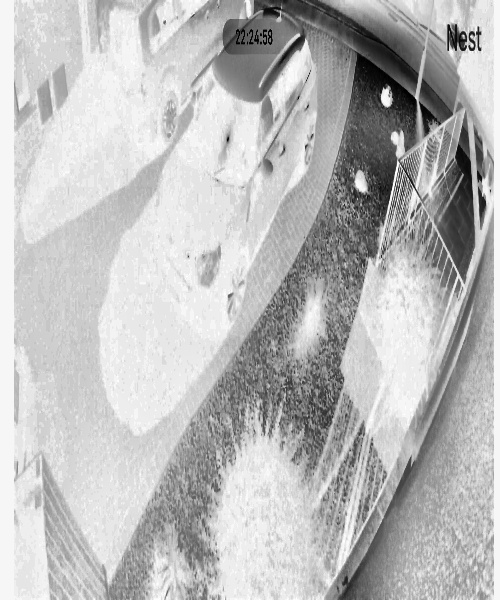
#> input picture images_saved/inv_result_1620401799.2509215.jpg, 500 x 600 px; its folder holds only this picture in this run
$ python kontrasin.py --image images_saved/inv_result_1620401799.2509215.jpg
#> lines starting #> are read from the running program, lines starting #| are printed output that depends on the picture
#!/usr/bin/env python3
#Author: Erzaf

import sys, os
import cv2
import numpy as np
import argparse
import pyfiglet
import time

kontrasin = pyfiglet.figlet_format("KONTRASIN")
print(kontrasin,'By Erzaf. [Version BETA 1.0]')

pathname = os.path.dirname(sys.argv[0])
path = os.path.abspath(pathname)
time = time.time()

ap = argparse.ArgumentParser()
ap.add_argument("-i", "--image",
                required=True,
                help="Path to image, e.g: ./path/to/image.jpg")
args = vars(ap.parse_args())

image = cv2.imread(args["image"])
#> image is the input picture: shape (600, 500, 3); min 0, max 255, mean 186.9
image = cv2.resize(image, (500, 600))                               #Adjust it yourself
image_bw = cv2.cvtColor(image, cv2.COLOR_BGR2GRAY)
clahe = cv2.createCLAHE(clipLimit=8.0, tileGridSize=(8,8))
konImg = clahe.apply(image_bw)
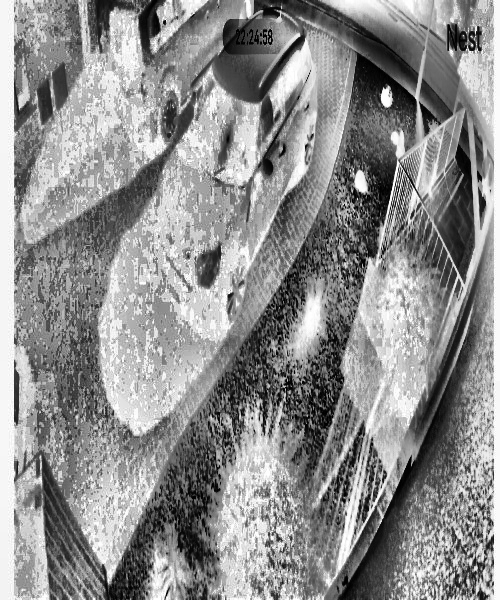
#> konImg: shape (600, 500); min 0, max 255, mean 142
invImg = cv2.bitwise_not(konImg)
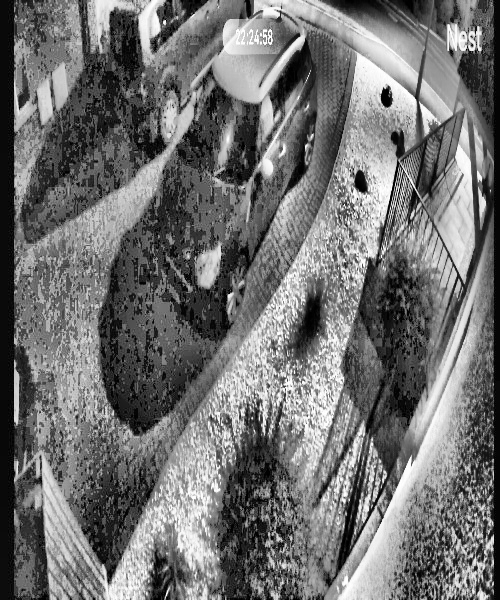
#> invImg: shape (600, 500); min 0, max 255, mean 113
cv2.imshow("Original", image)
cv2.imshow("Contrasted", konImg)
cv2.imshow("Inverted", invImg)
print('Press ESC to exit')
print('Press S to save the images')
k = cv2.waitKey(0)
#> (key Esc is pressed here)

if k == 27:
    cv2.destroyAllWindows()
elif k == ord('s'):
    cv2.imwrite(os.path.join(path, './images_saved/con_result_{}.jpg'.format(time)), konImg)
    cv2.imwrite(os.path.join(path, './images_saved/inv_result_{}.jpg'.format(time)), invImg)
    cv2.destroyAllWindows()
    print('[Images successfully saved to "images_saved" directory.]')

$ run again, on assets/example.JPG
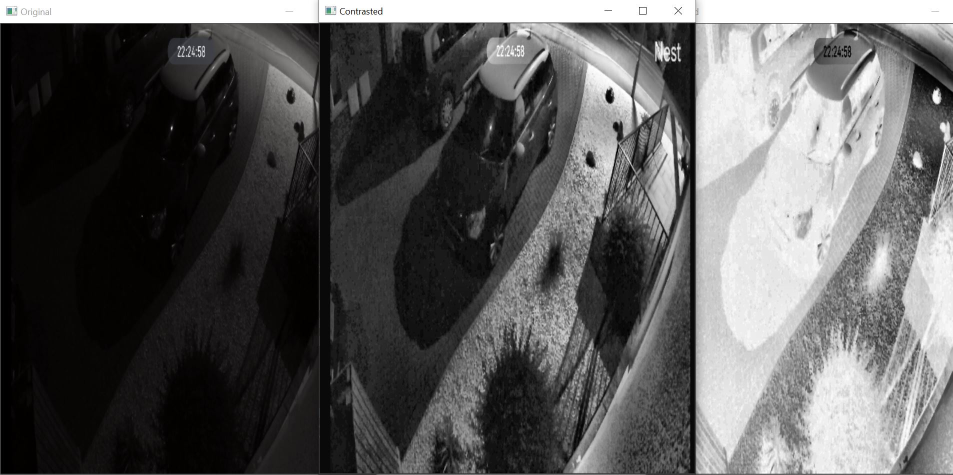
#> input picture assets/example.JPG, 1905 x 949 px (shown at 1/2 size)
#> image is the input picture: shape (949, 1905, 3); mean B, G, R 90.1, 90.3, 90.7
#> image: shape (600, 500, 3)
#> `konImg = clahe.apply(image_bw)`:
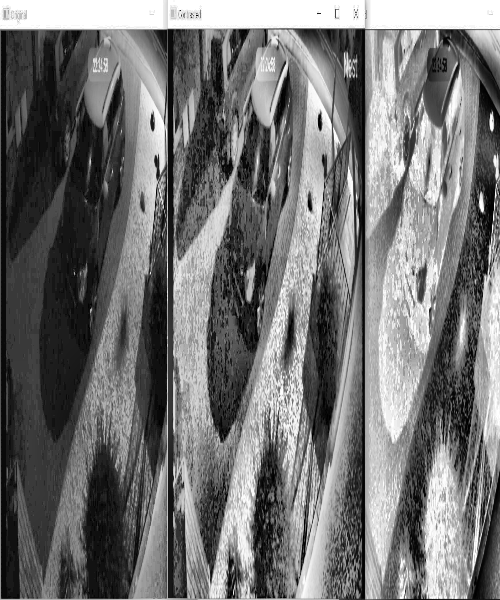
#> konImg: shape (600, 500); min 0, max 255, mean 114.7
#> `invImg = cv2.bitwise_not(konImg)`:
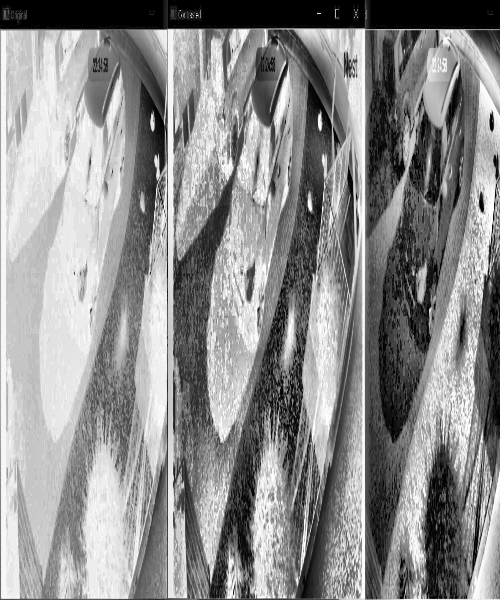
#> invImg: shape (600, 500); min 0, max 255, mean 140.3

$ run again, on test/invert.jpg
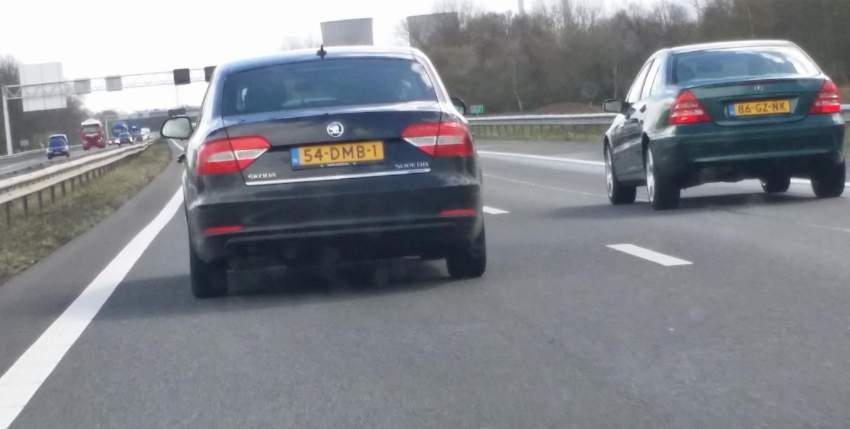
#> input picture test/invert.jpg, 1700 x 858 px (shown at 1/2 size)
#> image is the input picture: shape (858, 1700, 3); mean B, G, R 138.7, 132.6, 129.7
#> image: shape (600, 500, 3)
#> `konImg = clahe.apply(image_bw)`:
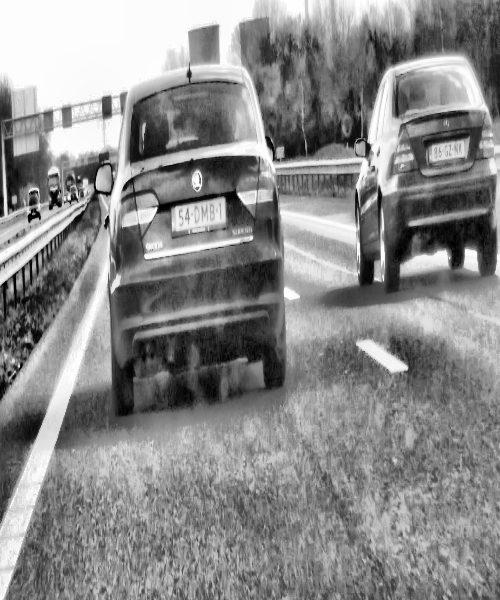
#> konImg: shape (600, 500); min 0, max 255, mean 138.4
#> `invImg = cv2.bitwise_not(konImg)`:
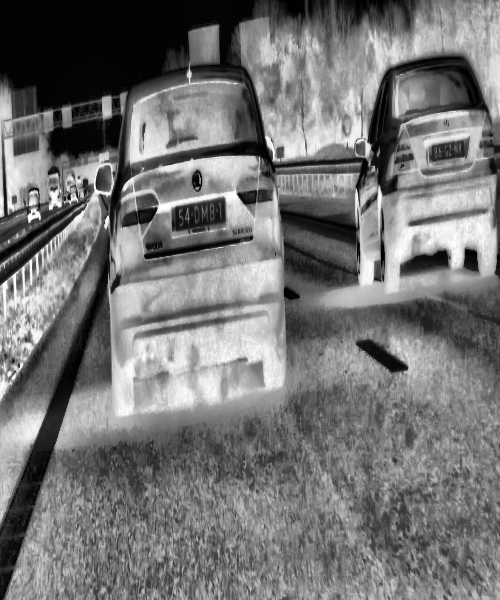
#> invImg: shape (600, 500); min 0, max 255, mean 116.6
